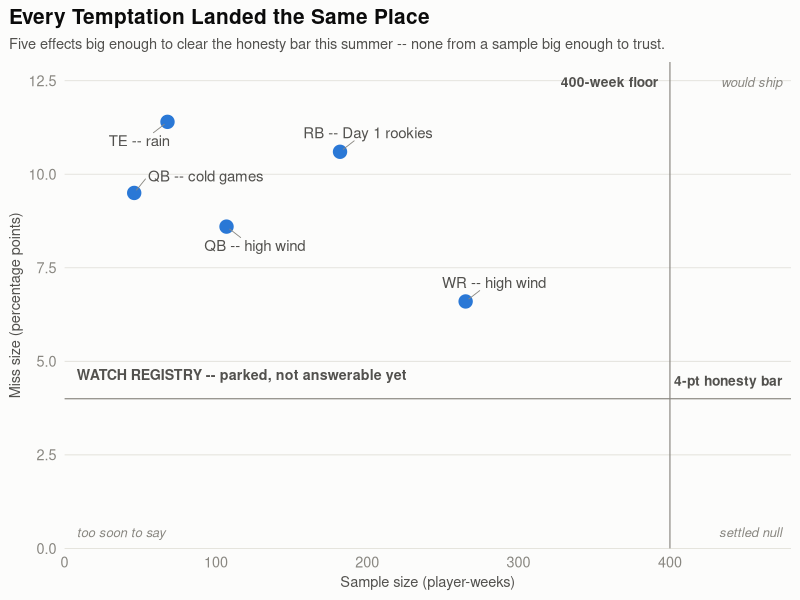

Write R code to recreate this figure.
# null_results_chart.R -- quadrant chart for the "Nothing to See Here" null article
# Run from repo root: Rscript content/null_results_chart.R
#
# Every honesty-bar miss big enough to tempt a finding this summer, plotted by
# miss size (percentage points) against sample size (player-weeks). All five
# clear the 4-point honesty bar but miss the 400-week floor, so all five sit
# in the watch registry rather than shipping as findings.

library(ggplot2)
library(ggrepel)

dir.create("content/img", showWarnings = FALSE, recursive = TRUE)

surface <- "#fcfcfb"
ink     <- "#0b0b0b"
ink2    <- "#52514e"
ink3    <- "#898781"
blue_dk <- "#2a78d6"

FLOOR <- 400
BAR   <- 4
XMAX  <- 480
YMAX  <- 13

pts <- data.frame(
  label = c("QB -- cold games", "TE -- rain", "QB -- high wind",
            "RB -- Day 1 rookies", "WR -- high wind"),
  n     = c(46, 68, 107, 182, 265),
  miss  = c(9.5, 11.4, 8.6, 10.6, 6.6)
)

theme_null <- theme_minimal(base_size = 13) +
  theme(
    plot.background     = element_rect(fill = surface, color = NA),
    panel.background    = element_rect(fill = surface, color = NA),
    panel.grid.minor    = element_blank(),
    panel.grid.major.x  = element_blank(),
    panel.grid.major.y  = element_line(color = "#e1e0d9", linewidth = 0.3),
    plot.title.position = "plot",
    plot.title    = element_text(color = ink, face = "bold", size = 15),
    plot.subtitle = element_text(color = ink2, size = 10.5),
    axis.text     = element_text(color = ink3),
    axis.title    = element_text(color = ink2, size = 10.5)
  )

p <- ggplot(pts, aes(x = n, y = miss)) +
  geom_vline(xintercept = FLOOR, color = ink3, linewidth = 0.4) +
  geom_hline(yintercept = BAR, color = ink3, linewidth = 0.4) +
  annotate("text", x = FLOOR - 8, y = YMAX - 0.4, label = "400-week floor",
           hjust = 1, vjust = 1, color = ink2, size = 3.5, fontface = "bold") +
  annotate("text", x = XMAX - 6, y = BAR + 0.35, label = "4-pt honesty bar",
           hjust = 1, vjust = 0, color = ink2, size = 3.5, fontface = "bold") +
  annotate("text", x = 8, y = BAR + 0.5,
           label = "WATCH REGISTRY -- parked, not answerable yet",
           hjust = 0, vjust = 0, color = ink2, size = 3.6, fontface = "bold") +
  annotate("text", x = XMAX - 6, y = YMAX - 0.4, label = "would ship",
           hjust = 1, vjust = 1, color = ink3, size = 3.3, fontface = "italic") +
  annotate("text", x = XMAX - 6, y = 0.3, label = "settled null",
           hjust = 1, vjust = 0, color = ink3, size = 3.3, fontface = "italic") +
  annotate("text", x = 8, y = 0.3, label = "too soon to say",
           hjust = 0, vjust = 0, color = ink3, size = 3.3, fontface = "italic") +
  geom_point(size = 4.2, color = blue_dk) +
  geom_text_repel(aes(label = label), color = ink2, size = 3.8, seed = 42,
                   box.padding = 0.6, point.padding = 0.3,
                   segment.color = ink3, segment.size = 0.3,
                   min.segment.length = 0.2) +
  scale_x_continuous(limits = c(0, XMAX), expand = c(0, 0),
                      breaks = seq(0, 400, 100)) +
  scale_y_continuous(limits = c(0, YMAX), expand = c(0, 0)) +
  labs(
    title = "Every Temptation Landed the Same Place",
    subtitle = paste("Five effects big enough to clear the honesty bar this summer",
                      "-- none from a sample big enough to trust."),
    x = "Sample size (player-weeks)",
    y = "Miss size (percentage points)"
  ) +
  theme_null

ggsave("content/img/null_results_temptations.png", p,
       width = 9, height = 6, dpi = 150, bg = surface)

cat("done\n")
